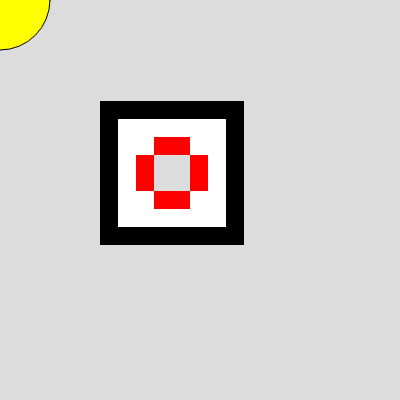
Frame 1 (no input)
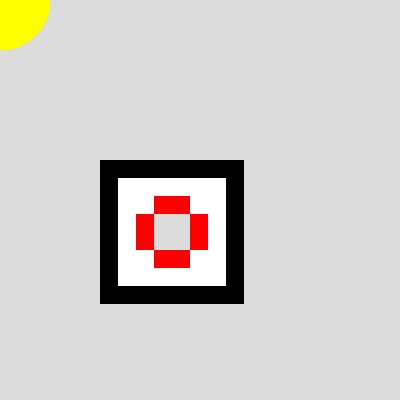
Frame 60 (no input)
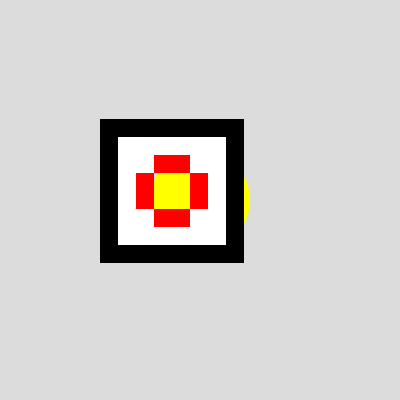
Frame 120 (the mouse pressed at the canvas centre since frame 60)

The p5.js sketch that drew these frames (run headless with seeded random() and noise() and a simulated clock; from frame 60 on, the mouse is pressed at the canvas centre):

// p5.js sketch
// ── sketch.js
/*

11111111
10000001
10022001
10022001
10000001
11111111

*/

let rij1 = [1, 1, 1, 1, 1, 1, 1, 1];
let rij2 = [1, 2, 0, 3, 3, 0, 2, 1];
let rij3 = [1, 0, 0, 2, 2, 0, 0, 1];

let posy = 0;

let rijen = [
  [1, 1, 1, 1, 1, 1, 1, 1],
  [1, 0, 0, 0, 0, 0, 0, 1],
  [1, 0, 0, 2, 2, 0, 0, 1],
  [1, 0, 2, 3, 3, 2, 0, 1],
  [1, 0, 2, 3, 3, 2, 0, 1],
  [1, 0, 0, 2, 2, 0, 0, 1],
  [1, 0, 0, 0, 0, 0, 0, 1],
  [1, 1, 1, 1, 1, 1, 1, 1],

];

function setup() {
  createCanvas(400, 400);
}

function draw() {
  background(220);
  fill("yellow");
  circle(mouseX,mouseY,100);

  posy++;
  if (posy>100)
  {
    posy = 0;
  }

  fill("black");

  // for (let i = 0; i < rij2.length; i++) {
  //   text(rij2[i], 30 * i, 10)
  //   if (rij2[i] == 0) {
  //     fill("white");
  //   }
  //   if (rij2[i] == 1) {
  //     fill("black");
  //   }
  //   if (rij2[i] == 2) {
  //     fill("red");
  //   }
  //   if (rij2[i] != 3) {
  //     square(100 + i * 22, 100, 20);
  //   }
  // }
  // //--------------
  // for (let i = 0; i < rij3.length; i++) {
  //   text(rij3[i], 30 * i, 10)
  //   if (rij3[i] == 0) {
  //     fill("white");
  //   }
  //   if (rij3[i] == 1) {
  //     fill("black");
  //   }
  //   if (rij3[i] == 2) {
  //     fill("red");
  //   }
  //   square(100 + i * 22, 122, 20);
  // }
  ///---------------rijen
  strokeWeight(0);
  for (let y = 0; y < rijen.length; y++) {
    for (let x = 0; x < rijen[y].length; x++) {
      if (rijen[y][x] == 0) {
        fill("white");
      }
      if (rijen[y][x] == 1) {
        fill("black");
      }
      if (rijen[y][x] == 2) {
        fill("red");
      }
      if (rijen[y][x] != 3) {
        square(100 + x * 18, 100 + y * 18 + posy, 18);
      }
    }
  }
  ///-------------------


}
